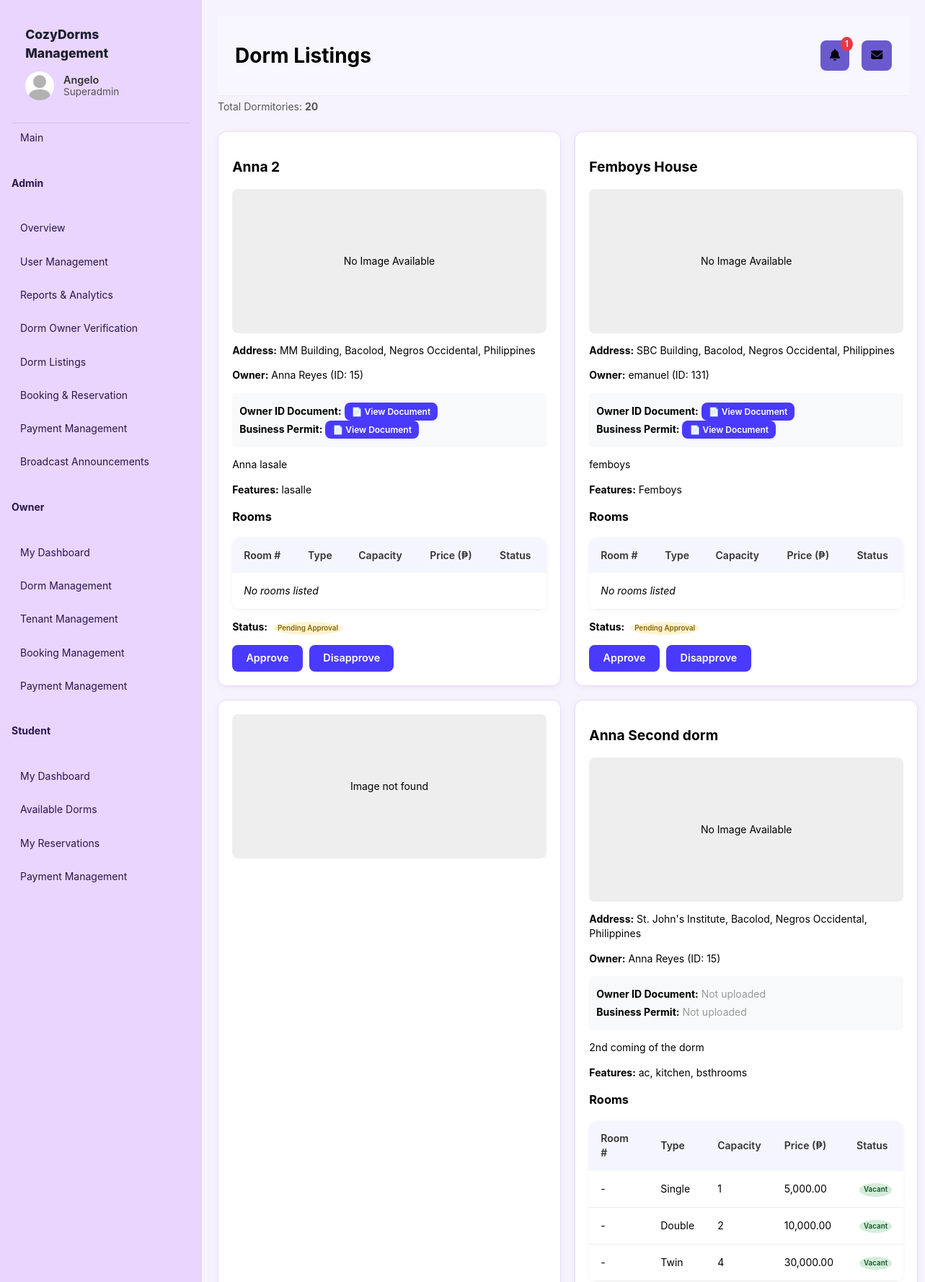
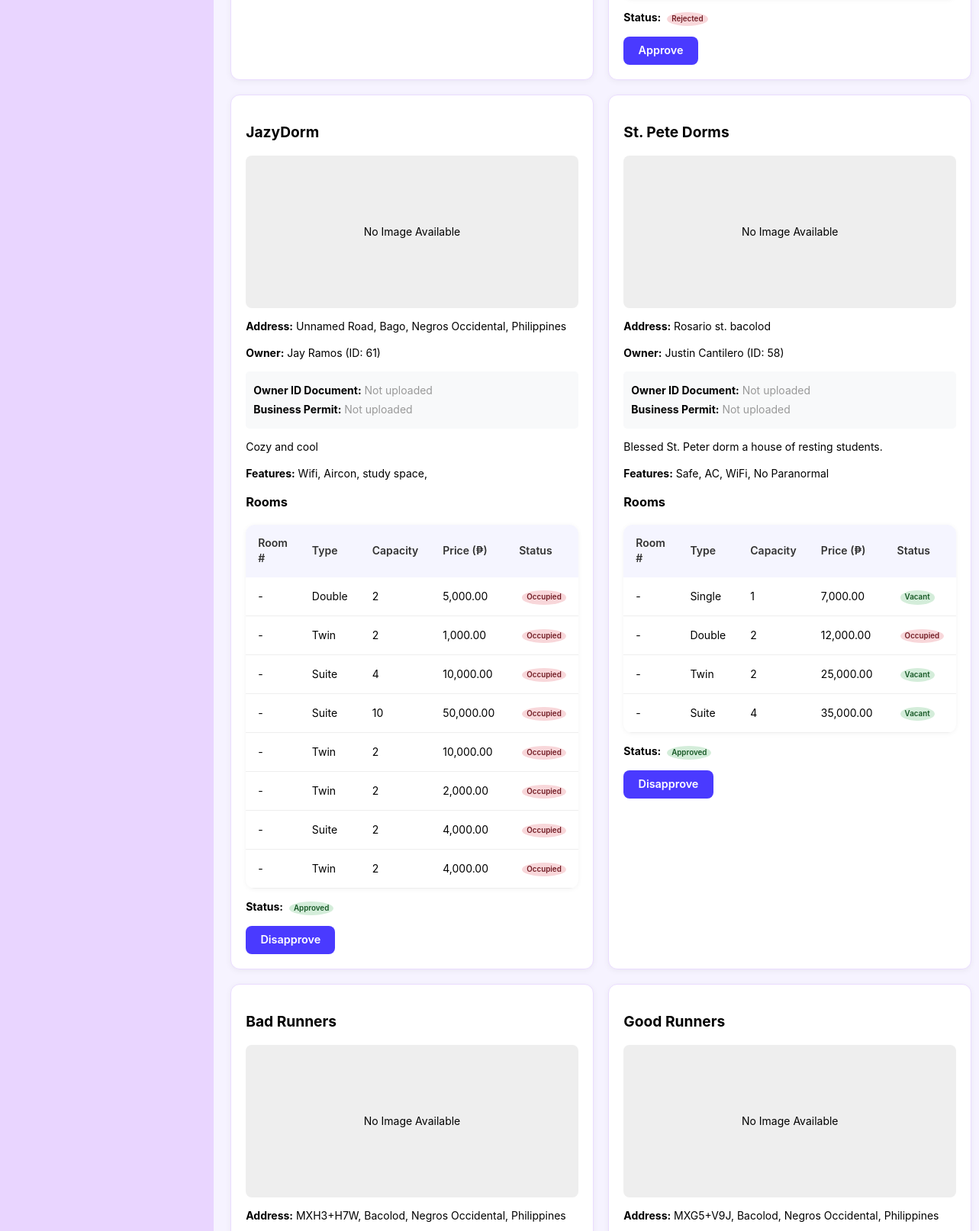
The page /Main/modules/shared/dorm_listings.php (signed in, upper part) on the database its author committed (2 pictures, top to bottom).
### tables this page shows
CREATE TABLE `dormitories` (
  `dorm_id` int(11) NOT NULL,
  `owner_id` int(11) NOT NULL,
  `name` varchar(150) NOT NULL,
  `address` varchar(255) NOT NULL,
  `description` text DEFAULT NULL,
  `verified` tinyint(1) DEFAULT 0,
  `created_at` timestamp NOT NULL DEFAULT current_timestamp(),
  `latitude` decimal(10,8) DEFAULT NULL,
  `longitude` decimal(11,8) DEFAULT NULL,
  `status` enum('pending','verified','error') NOT NULL DEFAULT 'pending',
  `updated_at` timestamp NOT NULL DEFAULT current_timestamp() ON UPDATE current_timestamp(),
  `cover_image` varchar(255) DEFAULT NULL,
  `features` text DEFAULT NULL,
  `deposit_months` int(11) DEFAULT 1 COMMENT 'Number of months required as deposit (1-12)',
  `deposit_required` tinyint(1) DEFAULT 1 COMMENT 'Whether deposit is required (1=yes, 0=no)',
  `owner_id_document` varchar(255) DEFAULT NULL COMMENT 'Owner ID document file path',
  `business_permit` varchar(255) DEFAULT NULL COMMENT 'Business permit document file path'
);

CREATE TABLE `users` (
  `user_id` int(11) NOT NULL,
  `name` varchar(100) NOT NULL,
  `address` varchar(255) DEFAULT NULL,
  `email` varchar(150) NOT NULL,
  `password` varchar(255) NOT NULL,
  `role` enum('superadmin','admin','owner','student') NOT NULL DEFAULT 'student',
  `created_at` timestamp NOT NULL DEFAULT current_timestamp(),
  `terms_accepted` tinyint(1) DEFAULT 0 COMMENT 'Whether user accepted terms and conditions',
  `terms_accepted_at` datetime DEFAULT NULL COMMENT 'When user accepted terms',
  `terms_version` varchar(20) DEFAULT NULL COMMENT 'Version of terms accepted (e.g., v1.0)',
  `verified` tinyint(1) NOT NULL DEFAULT 0 COMMENT '0 = Pending, 1 = Verified, -1 = Rejected',
  `phone` varchar(20) DEFAULT NULL,
  `license_no` varchar(100) DEFAULT NULL,
  `profile_pic` varchar(255) DEFAULT NULL,
  `id_document` varchar(255) DEFAULT NULL
);

CREATE TABLE `rooms` (
  `room_id` int(11) NOT NULL,
  `dorm_id` int(11) NOT NULL,
  `room_type` varchar(100) NOT NULL,
  `capacity` int(11) NOT NULL,
  `size` varchar(50) DEFAULT NULL,
  `price` decimal(10,2) NOT NULL,
  `status` enum('vacant','occupied') NOT NULL DEFAULT 'vacant',
  `created_at` timestamp NOT NULL DEFAULT current_timestamp(),
  `room_number` varchar(50) DEFAULT NULL,
  `features` text DEFAULT NULL
);

### Main/modules/shared/dorm_listings.php (the view, shortened to what this page needs)
<?php
include __DIR__ . '/../../partials/header.php';
$sql = "
    SELECT d.dorm_id, d.name AS dorm_name, d.address, d.description, d.verified,
           d.cover_image, d.features, d.owner_id, d.owner_id_document, d.business_permit,
           u.name AS owner_name
    FROM dormitories d
    JOIN users u ON d.owner_id = u.user_id
    ORDER BY d.created_at DESC
";
$stmt = $pdo->query($sql);
$dorms = $stmt->fetchAll(PDO::FETCH_ASSOC);
$total_dorms = count($dorms);
?>
<div class="page-header">
  <p>Total Dormitories: <strong><?= $total_dorms ?></strong></p>
</div>
<div class="grid-2">
<?php foreach ($dorms as $dorm): ?>
  <div class="card">
    <h2><?= htmlspecialchars($dorm['dorm_name']) ?></h2>
    <?php if (!empty($dorm['cover_image'])): ?>
      <?php
      $imagePath = $dorm['cover_image'];
      if (strpos($imagePath, '/uploads/') === 0 || strpos($imagePath, 'uploads/') === 0) {
        $imageUrl = '../../' . ltrim($imagePath, '/');
      } else {
        $imageUrl = '../../uploads/' . $imagePath;
      }
      ?>
      <img src="<?= htmlspecialchars($imageUrl) ?>"
           alt="<?= htmlspecialchars($dorm['dorm_name']) ?>"
           style="width:100%;max-height:200px;object-fit:cover;border-radius:8px;margin-bottom:10px;"
           onerror="this.parentElement.innerHTML='<div style=\'width:100%;height:200px;background:#eee;display:flex;align-items:center;justify-content:center;border-radius:8px;\'><span>Image not found</span></div>';">
    <?php else: ?>
      <div style="width:100%;height:200px;background:#eee;display:flex;align-items:center;justify-content:center;border-radius:8px;">
        <span>No Image Available</span>
      </div>
    <?php endif; ?>
    <p><strong>Address:</strong> <?= htmlspecialchars($dorm['address']) ?></p>
    <p><strong>Owner:</strong> <?= htmlspecialchars($dorm['owner_name']) ?> (ID: <?= htmlspecialchars($dorm['owner_id']) ?>)</p>
    <div style="background:#f8f9fa;padding:10px;border-radius:5px;margin:10px 0;">
      <p style="margin:5px 0;"><strong>Owner ID Document:</strong>
        <?php if (!empty($dorm['owner_id_document'])): ?>
          <a href="../../<?= htmlspecialchars($dorm['owner_id_document']) ?>" target="_blank" class="btn" style="padding:5px 10px;font-size:12px;">📄 View Document</a>
        <?php else: ?>
          <span style="color:#999;">Not uploaded</span>
        <?php endif; ?>
      </p>
      <p style="margin:5px 0;"><strong>Business Permit:</strong>
        <?php if (!empty($dorm['business_permit'])): ?>
          <a href="../../<?= htmlspecialchars($dorm['business_permit']) ?>" target="_blank" class="btn" style="padding:5px 10px;font-size:12px;">📄 View Document</a>
        <?php else: ?>
          <span style="color:#999;">Not uploaded</span>
        <?php endif; ?>
      </p>
    </div>
    <p><?= nl2br(htmlspecialchars($dorm['description'])) ?></p>
    <?php if (!empty($dorm['features'])): ?>
      <p><strong>Features:</strong> <?= htmlspecialchars($dorm['features']) ?></p>
    <?php endif; ?>
    <h3>Rooms</h3>
    <table class="data-table">
      <thead>
        <tr>
          <th>Room #</th>
          <th>Type</th>
          <th>Capacity</th>
          <th>Price (₱)</th>
          <th>Status</th>
        </tr>
      </thead>
      <tbody>
        <?php
        $room_stmt = $pdo->prepare("SELECT room_id, room_number, room_type, capacity, price, status FROM rooms WHERE dorm_id = ?");
        $room_stmt->execute([$dorm['dorm_id']]);
        $rooms = $room_stmt->fetchAll(PDO::FETCH_ASSOC);
        ?>
        <?php if ($rooms): ?>
          <?php foreach ($rooms as $room): ?>
          <tr>
            <td><?= htmlspecialchars($room['room_number'] ?? '-') ?></td>
            <td><?= htmlspecialchars($room['room_type']) ?></td>
            <td><?= htmlspecialchars($room['capacity']) ?></td>
            <td><?= number_format($room['price'], 2) ?></td>
            <td>
              <?php if ($room['status'] === 'vacant'): ?>
                <span class="badge success">Vacant</span>
              <?php else: ?>
                <span class="badge error">Occupied</span>
              <?php endif; ?>
            </td>
          </tr>
          <?php endforeach; ?>
        <?php else: ?>
          <tr><td colspan="5"><em>No rooms listed</em></td></tr>
        <?php endif; ?>
      </tbody>
    </table>
    <p>
      <strong>Status:</strong>
      <?php if ($dorm['verified'] == 1): ?>
        <span class="badge success">Approved</span>
      <?php elseif ($dorm['verified'] == -1): ?>
        <span class="badge error">Rejected</span>
      <?php else: ?>
        <span class="badge warning">Pending Approval</span>
      <?php endif; ?>
    </p>
    <div class="actions">
      <?php if ($dorm['verified'] != 1): ?>
        <a href="?action=approve&id=<?= $dorm['dorm_id'] ?>" class="btn success">Approve</a>
      <?php endif; ?>
      <?php if ($dorm['verified'] != -1): ?>
        <a href="?action=reject&id=<?= $dorm['dorm_id'] ?>" class="btn danger">Disapprove</a>
      <?php endif; ?>
    </div>
  </div>
<?php endforeach; ?>
</div>
<?php include __DIR__ . '/../../partials/footer.php'; ?>

### CAPSTONE (Sprint 1)/assets/style.css (style rules this page uses)
:root { --bg:#f6f3ff; --panel:#fff; --ink:#1f1147; --muted:#7a68b8; --primary:#8b5cf6; --primary-2:#a78bfa; --border:#eadcff; }
* { box-sizing:border-box }
body { margin:0;font:14px/1.45 Inter,system-ui,Segoe UI,Arial }
a { color:inherit;text-decoration:none }
.card { background:var(--panel);border:1px solid var(--border);border-radius:16px;padding:18px }
.card { background: #fff; padding: 1rem; border-radius: 10px; box-shadow: 0 2px 6px rgba(0,0,0,0.05); }

### CAPSTONE (Sprint 1)/assets/modules.css (style rules this page uses)
.page-header { display: flex; justify-content: space-between; align-items: center; margin-bottom: 1.5rem; }
.page-header p { color: #555; margin: 0.3rem 0 0; }
.grid-4, .grid-2 { display: grid; gap: 1.2rem; margin-bottom: 1.5rem; }
.grid-2 { grid-template-columns: repeat(2, 1fr); }
.card { background: #fff; border-radius: 12px; padding: 1.2rem; box-shadow: 0 2px 8px rgba(0,0,0,0.05); }
.card h2 { font-size: 1.2rem; margin-bottom: 1rem; }
table { width: 100%; border-collapse: collapse; margin-top: 1rem; }
thead { background: #f9f9f9; }
thead th { text-align: left; padding: 0.8rem; font-weight: 600; }
tbody tr { border-bottom: 1px solid #eee; }
tbody td { padding: 0.8rem; vertical-align: middle; }
.badge { display: inline-block; padding: 0.3rem 0.6rem; border-radius: 12px; font-size: 0.8rem; font-weight: 600; margin-left: 0.3rem; }
.badge.success { background: #d4edda; color: #155724; }
.badge.warning { background: #fff3cd; color: #856404; }
.badge.error { background: #f8d7da; color: #721c24; }
.btn { background: #4A3AFF; color: #fff; padding: 0.5rem 1rem; border: none; border-radius: 8px; font-size: 0.9rem; cursor: pointer; transition: background 0.2s; }
.actions { display: flex; gap: 0.6rem; }
table { width: 100%; border-collapse: collapse; margin-top: 1rem; background: #fff; border-radius: 12px; overflow: hidden; box-shadow: 0 1px 6px rgba(0,0,0,0.05); }
thead { background: #f5f5ff; }
thead th { text-align: left; padding: 0.9rem 1rem; font-weight: 600; color: #333; }
tbody tr { border-bottom: 1px solid #eee; transition: background 0.2s; }
tbody td { padding: 0.9rem 1rem; vertical-align: middle; }
button, .btn { background: #4A3AFF; color: #fff; padding: 0.5rem 1.2rem; border: none; border-radius: 8px; font-size: 0.9rem; cursor: pointer; font-weight: 600; transition: background 0.2s ease; }
.badge { padding: 0.35rem 0.7rem; border-radius: 999px; font-size: 0.75rem; font-weight: 600; }

### Main/partials/header.php (style rules this page uses)
.badge { display:inline-block; background:#e63946; color:#fff; border-radius:50%; font-size:0.7em; padding:2px 6px; margin-left:4px; }

### rows shown on the page
dormitories: name "Anna 2", shows "No Image Available", address "MM Building, Bacolod, Negros Occidental, Philippines", owner.name "Anna Reyes", owner "15", description "Anna lasale", features "lasalle", shows "No rooms listed", verified "Pending Approval"
dormitories: name "Femboys House", shows "No Image Available", address "SBC Building, Bacolod, Negros Occidental, Philippines", owner.name "emanuel", owner "131", description "femboys", features "Femboys", shows "No rooms listed", verified "Pending Approval"
dormitories: name "Anna Second dorm", shows "No Image Available", address "St. John's Institute, Bacolod, Negros Occidental, Philippines", owner.name "Anna Reyes", owner "15", shows "Not uploaded", description "2nd coming of the dorm", features "ac, kitchen, bsthrooms", verified "Rejected"
rooms: room_number "-", room_type "Single", capacity "1", price "5,000.00", status "Vacant"
rooms: room_number "-", room_type "Double", capacity "2", price "10,000.00", status "Vacant"
rooms: room_number "-", room_type "Twin", capacity "4", price "30,000.00", status "Vacant"
dormitories: name "JazyDorm", shows "No Image Available", address "Unnamed Road, Bago, Negros Occidental, Philippines", owner.name "Jay Ramos", owner "61", shows "Not uploaded", description "Cozy and cool", features "Wifi, Aircon, study space,", verified "Approved"
rooms: room_number "-", room_type "Double", capacity "2", price "5,000.00", status "Occupied"
rooms: room_number "-", room_type "Twin", capacity "2", price "1,000.00", status "Occupied"
rooms: room_number "-", room_type "Suite", capacity "4", price "10,000.00", status "Occupied"
rooms: room_number "-", room_type "Suite", capacity "10", price "50,000.00", status "Occupied"
rooms: room_number "-", room_type "Twin", capacity "2", price "10,000.00", status "Occupied"
rooms: room_number "-", room_type "Twin", capacity "2", price "2,000.00", status "Occupied"
rooms: room_number "-", room_type "Suite", capacity "2", price "4,000.00", status "Occupied"
rooms: room_number "-", room_type "Twin", capacity "2", price "4,000.00", status "Occupied"
dormitories: name "St. Pete Dorms", shows "No Image Available", address "Rosario st. bacolod", owner.name "Justin Cantilero", owner "58", shows "Not uploaded", description "Blessed St. Peter dorm a house of resting students.", features "Safe, AC, WiFi, No Paranormal", verified "Approved"
rooms: room_number "-", room_type "Single", capacity "1", price "7,000.00", status "Vacant"
rooms: room_number "-", room_type "Double", capacity "2", price "12,000.00", status "Occupied"
rooms: room_number "-", room_type "Twin", capacity "2", price "25,000.00", status "Vacant"
rooms: room_number "-", room_type "Suite", capacity "4", price "35,000.00", status "Vacant"
dormitories: name "Bad Runners", shows "No Image Available", address "MXH3+H7W, Bacolod, Negros Occidental, Philippines"
dormitories: name "Good Runners", shows "No Image Available", address "MXG5+V9J, Bacolod, Negros Occidental, Philippines"

### other values the page prints
$brand_title "CozyDorms Management"
$user['name'] "Angelo"
$user['role'] "Superadmin"
$page_title "Dorm Listings"
$unread_announcements "1"
$total_dorms "20"
